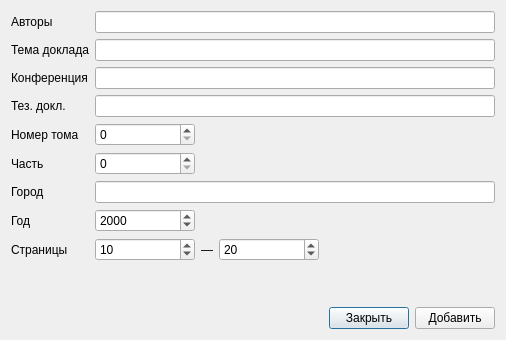
<?xml version="1.0" encoding="UTF-8"?>
<ui version="4.0">
 <class>RefThesisDialog</class>
 <widget class="QDialog" name="RefThesisDialog">
  <property name="geometry">
   <rect>
    <x>0</x>
    <y>0</y>
    <width>516</width>
    <height>314</height>
   </rect>
  </property>
  <property name="windowTitle">
   <string>biblref - Тезис доклада</string>
  </property>
  <property name="windowIcon">
   <iconset resource="biblref.qrc">
    <normaloff>:/icons/icons/biblref.png</normaloff>:/icons/icons/biblref.png</iconset>
  </property>
  <layout class="QVBoxLayout" name="verticalLayout">
   <property name="sizeConstraint">
    <enum>QLayout::SetFixedSize</enum>
   </property>
   <item>
    <layout class="QGridLayout" name="gridLayout">
     <item row="0" column="0">
      <widget class="QLabel" name="label_3">
       <property name="text">
        <string>Авторы</string>
       </property>
      </widget>
     </item>
     <item row="0" column="1">
      <widget class="QLineEdit" name="lineEdit_authors">
       <property name="minimumSize">
        <size>
         <width>400</width>
         <height>0</height>
        </size>
       </property>
       <property name="toolTip">
        <string>Разделитель имен - точка с запятой, разделитель инициалов - пробел.
Пример: А. А. Артемов; A. Petrov</string>
       </property>
      </widget>
     </item>
     <item row="1" column="0">
      <widget class="QLabel" name="label">
       <property name="text">
        <string>Тема доклада</string>
       </property>
      </widget>
     </item>
     <item row="1" column="1">
      <widget class="QLineEdit" name="lineEdit_reportsubj">
       <property name="minimumSize">
        <size>
         <width>400</width>
         <height>0</height>
        </size>
       </property>
      </widget>
     </item>
     <item row="2" column="0">
      <widget class="QLabel" name="label_5">
       <property name="text">
        <string>Конференция</string>
       </property>
      </widget>
     </item>
     <item row="2" column="1">
      <widget class="QLineEdit" name="lineEdit_conference">
       <property name="minimumSize">
        <size>
         <width>400</width>
         <height>0</height>
        </size>
       </property>
      </widget>
     </item>
     <item row="3" column="0">
      <widget class="QLabel" name="label_8">
       <property name="text">
        <string>Тез. докл.</string>
       </property>
      </widget>
     </item>
     <item row="3" column="1">
      <widget class="QLineEdit" name="lineEdit_thesrepors">
       <property name="minimumSize">
        <size>
         <width>400</width>
         <height>0</height>
        </size>
       </property>
      </widget>
     </item>
     <item row="4" column="0">
      <widget class="QLabel" name="label_10">
       <property name="text">
        <string>Номер тома</string>
       </property>
      </widget>
     </item>
     <item row="4" column="1">
      <layout class="QHBoxLayout" name="horizontalLayout_4">
       <item>
        <widget class="QSpinBox" name="spinBox_volume">
         <property name="minimumSize">
          <size>
           <width>100</width>
           <height>0</height>
          </size>
         </property>
         <property name="maximumSize">
          <size>
           <width>100</width>
           <height>16777215</height>
          </size>
         </property>
         <property name="toolTip">
          <string>0 - не включать информацию о томе в ссылку.</string>
         </property>
         <property name="maximum">
          <number>1000000</number>
         </property>
        </widget>
       </item>
       <item>
        <spacer name="horizontalSpacer_4">
         <property name="orientation">
          <enum>Qt::Horizontal</enum>
         </property>
         <property name="sizeHint" stdset="0">
          <size>
           <width>40</width>
           <height>20</height>
          </size>
         </property>
        </spacer>
       </item>
      </layout>
     </item>
     <item row="5" column="0">
      <widget class="QLabel" name="label_12">
       <property name="text">
        <string>Часть</string>
       </property>
      </widget>
     </item>
     <item row="5" column="1">
      <layout class="QHBoxLayout" name="horizontalLayout_6">
       <item>
        <widget class="QSpinBox" name="spinBox_part">
         <property name="minimumSize">
          <size>
           <width>100</width>
           <height>0</height>
          </size>
         </property>
         <property name="maximumSize">
          <size>
           <width>100</width>
           <height>16777215</height>
          </size>
         </property>
         <property name="toolTip">
          <string>0 - не включать информацию о томе в ссылку.</string>
         </property>
         <property name="maximum">
          <number>1000000</number>
         </property>
        </widget>
       </item>
       <item>
        <spacer name="horizontalSpacer_6">
         <property name="orientation">
          <enum>Qt::Horizontal</enum>
         </property>
         <property name="sizeHint" stdset="0">
          <size>
           <width>40</width>
           <height>20</height>
          </size>
         </property>
        </spacer>
       </item>
      </layout>
     </item>
     <item row="6" column="0">
      <widget class="QLabel" name="label_13">
       <property name="text">
        <string>Город</string>
       </property>
      </widget>
     </item>
     <item row="6" column="1">
      <widget class="QLineEdit" name="lineEdit_city">
       <property name="minimumSize">
        <size>
         <width>400</width>
         <height>0</height>
        </size>
       </property>
      </widget>
     </item>
     <item row="7" column="0">
      <widget class="QLabel" name="label_6">
       <property name="text">
        <string>Год</string>
       </property>
      </widget>
     </item>
     <item row="7" column="1">
      <layout class="QHBoxLayout" name="horizontalLayout_3">
       <item>
        <widget class="QSpinBox" name="spinBox_year">
         <property name="minimumSize">
          <size>
           <width>100</width>
           <height>0</height>
          </size>
         </property>
         <property name="maximumSize">
          <size>
           <width>100</width>
           <height>16777215</height>
          </size>
         </property>
         <property name="maximum">
          <number>3000</number>
         </property>
         <property name="value">
          <number>2000</number>
         </property>
        </widget>
       </item>
       <item>
        <spacer name="horizontalSpacer_3">
         <property name="orientation">
          <enum>Qt::Horizontal</enum>
         </property>
         <property name="sizeHint" stdset="0">
          <size>
           <width>40</width>
           <height>20</height>
          </size>
         </property>
        </spacer>
       </item>
      </layout>
     </item>
     <item row="8" column="0">
      <widget class="QLabel" name="label_7">
       <property name="text">
        <string>Страницы</string>
       </property>
      </widget>
     </item>
     <item row="8" column="1">
      <layout class="QHBoxLayout" name="horizontalLayout_2">
       <item>
        <widget class="QSpinBox" name="spinBox_startpage">
         <property name="minimumSize">
          <size>
           <width>100</width>
           <height>0</height>
          </size>
         </property>
         <property name="maximumSize">
          <size>
           <width>100</width>
           <height>16777215</height>
          </size>
         </property>
         <property name="minimum">
          <number>1</number>
         </property>
         <property name="maximum">
          <number>1000000</number>
         </property>
         <property name="value">
          <number>10</number>
         </property>
        </widget>
       </item>
       <item>
        <widget class="QLabel" name="label_4">
         <property name="text">
          <string>―</string>
         </property>
         <property name="alignment">
          <set>Qt::AlignCenter</set>
         </property>
        </widget>
       </item>
       <item>
        <widget class="QSpinBox" name="spinBox_endpage">
         <property name="minimumSize">
          <size>
           <width>100</width>
           <height>0</height>
          </size>
         </property>
         <property name="maximumSize">
          <size>
           <width>100</width>
           <height>16777215</height>
          </size>
         </property>
         <property name="minimum">
          <number>1</number>
         </property>
         <property name="maximum">
          <number>1000000</number>
         </property>
         <property name="value">
          <number>20</number>
         </property>
        </widget>
       </item>
       <item>
        <spacer name="horizontalSpacer_2">
         <property name="orientation">
          <enum>Qt::Horizontal</enum>
         </property>
         <property name="sizeHint" stdset="0">
          <size>
           <width>40</width>
           <height>20</height>
          </size>
         </property>
        </spacer>
       </item>
      </layout>
     </item>
    </layout>
   </item>
   <item>
    <spacer name="verticalSpacer">
     <property name="orientation">
      <enum>Qt::Vertical</enum>
     </property>
     <property name="sizeHint" stdset="0">
      <size>
       <width>20</width>
       <height>40</height>
      </size>
     </property>
    </spacer>
   </item>
   <item>
    <layout class="QHBoxLayout" name="horizontalLayout">
     <item>
      <spacer name="horizontalSpacer">
       <property name="orientation">
        <enum>Qt::Horizontal</enum>
       </property>
       <property name="sizeHint" stdset="0">
        <size>
         <width>40</width>
         <height>20</height>
        </size>
       </property>
      </spacer>
     </item>
     <item>
      <widget class="QPushButton" name="pushButton_close">
       <property name="text">
        <string>Закрыть</string>
       </property>
      </widget>
     </item>
     <item>
      <widget class="QPushButton" name="pushButton_add">
       <property name="text">
        <string>Добавить</string>
       </property>
      </widget>
     </item>
    </layout>
   </item>
  </layout>
 </widget>
 <tabstops>
  <tabstop>lineEdit_authors</tabstop>
  <tabstop>lineEdit_reportsubj</tabstop>
  <tabstop>lineEdit_conference</tabstop>
  <tabstop>lineEdit_thesrepors</tabstop>
  <tabstop>spinBox_volume</tabstop>
  <tabstop>spinBox_part</tabstop>
  <tabstop>lineEdit_city</tabstop>
  <tabstop>spinBox_year</tabstop>
  <tabstop>spinBox_startpage</tabstop>
  <tabstop>spinBox_endpage</tabstop>
  <tabstop>pushButton_add</tabstop>
  <tabstop>pushButton_close</tabstop>
 </tabstops>
 <resources>
  <include location="biblref.qrc"/>
 </resources>
 <connections>
  <connection>
   <sender>pushButton_close</sender>
   <signal>clicked()</signal>
   <receiver>RefThesisDialog</receiver>
   <slot>hide()</slot>
   <hints>
    <hint type="sourcelabel">
     <x>506</x>
     <y>504</y>
    </hint>
    <hint type="destinationlabel">
     <x>366</x>
     <y>268</y>
    </hint>
   </hints>
  </connection>
 </connections>
</ui>
